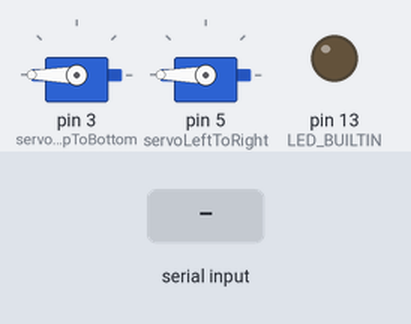
The sketch below on a simulated Arduino Uno, built with avr-gcc and run on an emulated ATmega328P. Parts: 2 × servo, output pins drawn as LEDs (lit = HIGH). The test bench sets the inputs (shaded band).

Above: at 1.2 s.
1.3 s: "90,45\n" received over Serial
At 4.1 s:
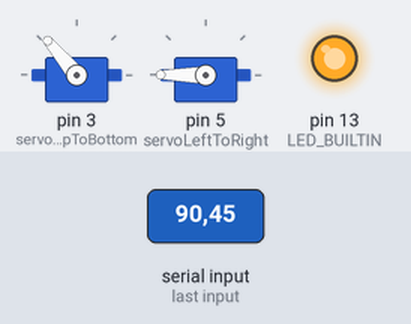
4.3 s: "30,150\n" received over Serial
At 6.6 s:
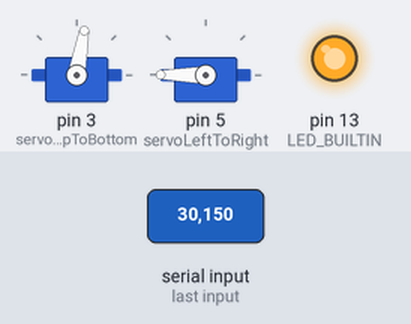
7.3 s: "90\n" received over Serial
At 10.1 s:
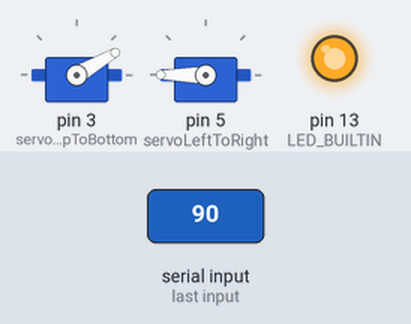
10.3 s: "200\n" received over Serial
At 11.6 s:
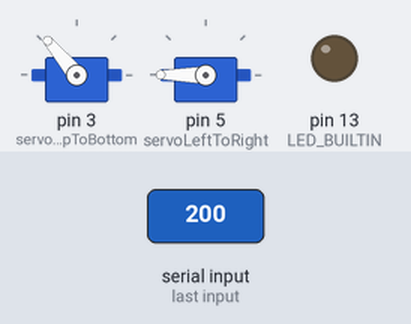
Timing chart, 0 to 13.8 s (numbered marks = the images above; inputs shaded):
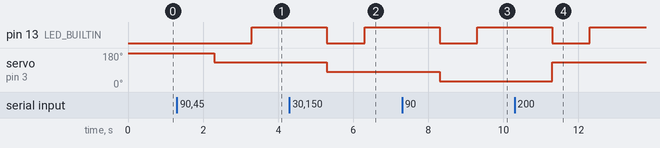

Measured:
- after the input at 1.3 s, pin 13 (LED_BUILTIN): LOW → HIGH after 2.0 s; servo on pin 3 (servoTopToBottom): 180° → 130° after 1.0 s
- after the input at 4.3 s, pin 13 (LED_BUILTIN): HIGH → LOW after 1.0 s, → HIGH 1.0 s later; servo on pin 3 (servoTopToBottom): 130° → 80° after 1.0 s
- after the input at 7.3 s, pin 13 (LED_BUILTIN): HIGH → LOW after 1.0 s, → HIGH 1.0 s later; servo on pin 3 (servoTopToBottom): 80° → 30° after 1.0 s
- after the input at 10.3 s, pin 13 (LED_BUILTIN): HIGH → LOW after 1.0 s, → HIGH 1.0 s later; servo on pin 3 (servoTopToBottom): 30° → 130° after 1.0 s

The sketch:

servoCheck.ino
```cpp
String cmd;
#include<Servo.h>

Servo servoTopToBottom;
Servo servoLeftToRight;

int th = 10; //threshold
int deg = 180;
int val = 50;
bool flagToTorch = false;

void getData(float &x1 , float &y1){

  // 28.5 + 29.0
  cmd = Serial.readString();

  String x_diff = "";
  String x = "";
  String y_diff = "";
  for ( int i = 0; i<cmd.length() ;i++){
    if( cmd[i] != ' '){
      if( cmd[i] != '+' ){
        x_diff = x_diff + cmd[i];
      }
      else{
        x = x_diff;
        x_diff = "";
      }
    }
  }

  y_diff = x_diff;
  x_diff = x;

  x1 = x_diff.toFloat();
  y1 = y_diff.toFloat();

}

void setup()
{
  Serial.begin(115200);
  pinMode(3 , OUTPUT); // --> servoLeftToRight
  pinMode(5 , OUTPUT); // --> servoTopToBottom
  pinMode(LED_BUILTIN , OUTPUT); // --> Led

  servoTopToBottom.attach(3);
  servoLeftToRight.attach(5);

}

void loop() {

  while ( Serial.available() == 0) {
     servoLeftToRight.write(deg);
     servoTopToBottom.write(deg);
  }

  // if getting data
  while(true){
    float X = 0;
    float Y = 0;

    getData(X,Y);
    if( abs(X) > th && abs(Y) > th){
       flagToTorch = false;
       if( X>0 && Y>0 ){

        if(deg-val >= 0){
          servoLeftToRight.write(deg-=val);
          servoTopToBottom.write(deg-=val);
        }
        else{
          deg = 180;
          servoLeftToRight.write(deg-=val);
          servoTopToBottom.write(deg-=val);
        }

       }
       else if(X>0 && Y<0){

        if(deg+val <= 180)
          servoTopToBottom.write(deg+=val);
        else{
          deg = 0;
          servoTopToBottom.write(deg+=val);
        }

        if(deg-val >= 0)
          servoLeftToRight.write(deg-=val);
        else{
          deg = 180;
          servoLeftToRight.write(deg-=val);
        }
       }
       else if(X<0 && Y>0){
        if(deg-val <= 180)
          servoLeftToRight.write(deg+=val);
        else{
          deg = 0;
          servoLeftToRight.write(deg+=val);
        }

        if(deg-val >= 0)
          servoTopToBottom.write(deg-=val);
        else{
          deg = 180;
          servoTopToBottom.write(deg-=val);
        }

       }
       else{
        if(deg-val <= 180){
          servoLeftToRight.write(deg+=val);
          servoTopToBottom.write(deg+=val);
        }
        else{
          deg = 0;
          servoLeftToRight.write(deg+=val);
          servoTopToBottom.write(deg+=val);
        }

       }
    }
    else if(abs(X)>th && abs(Y)<th){
      flagToTorch = false;
      if(X > 0){
        if(deg-val >= 0)
          servoLeftToRight.write(deg-=val);
        else{
          deg = 180;
          servoLeftToRight.write(deg-=val);
        }
      }
      else{
        if(deg-val <= 180)
          servoLeftToRight.write(deg+=val);
        else{
          deg = 0;
          servoLeftToRight.write(deg+=val);
        }
      }
    }
    else if(abs(X)<th && abs(Y)>th){
      flagToTorch = false;
      if(Y > 0){

        if(deg-val >=0)
          servoTopToBottom.write(deg-=val);
        else{
          deg = 180;
          servoTopToBottom.write(deg-=val);
        }
      }
      else{

        if(deg-val <=180)
          servoTopToBottom.write(deg+=val);
        else{
          deg = 0;
          servoTopToBottom.write(deg+=val);
        }
      }
    }

    else{
      flagToTorch = true;
    }

    if(flagToTorch){
      digitalWrite(LED_BUILTIN, HIGH);
    }
    else{
      digitalWrite(LED_BUILTIN, LOW);
    }
  }
}
```
